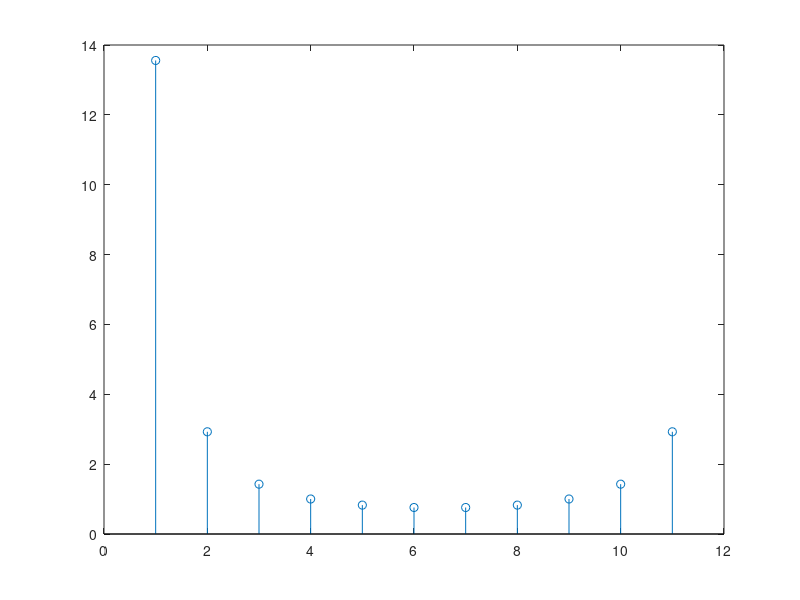

Write the MATLAB code that produced this figure.
x = [ 0 0.8 2*(0.8^2) 3*(0.8^3) 4*(0.8^4) 5*(0.8^5) 6*(0.8^6) 7*(0.8^7) 8*(0.8^8) 9*(0.8^9) 10*(0.8^10)];
X = fft(x);
stem(abs(X));